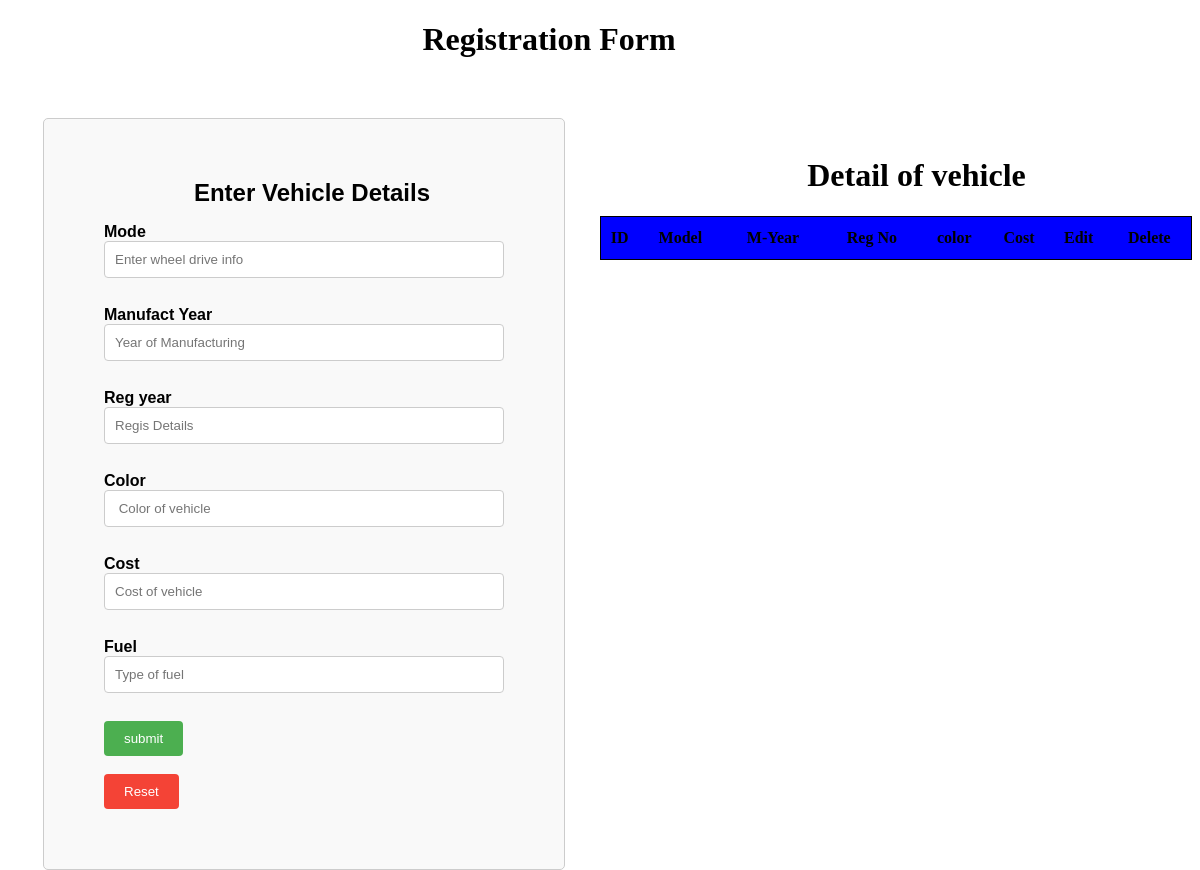
The page /veh/ on the database as committed earlier.
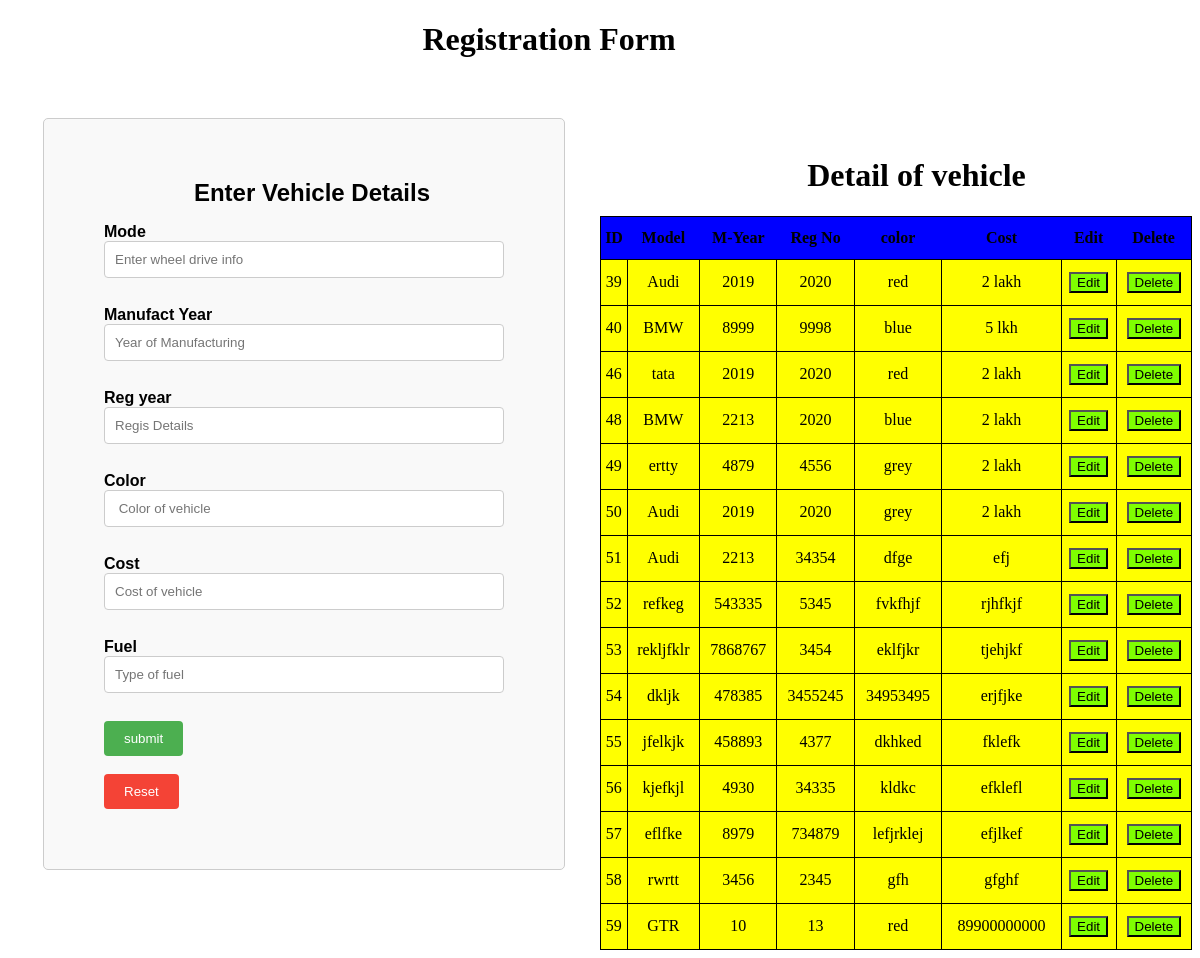
The same page on the database as committed later.
### school/models.py (models this page shows, shortened)
class vehcile(models.Model):
    mode=models.CharField(max_length=50)
    myear=models.PositiveIntegerField()
    reg_no=models.PositiveIntegerField()
    color=models.CharField(max_length=50)
    fuel=models.CharField(max_length=50)
    cost=models.CharField(max_length=50)

### school/views.py (the view, shortened to what this page needs)
# urls.py: path('veh/' ,views.veh ,name='veh'),
def veh(request):
    if request.method=='GET':
        inform = vehcile.objects.all()
        return render(request, 'veh.html', {'info': inform})

### templates/veh.html (shortened to what this page needs)
<!DOCTYPE html>
<html lang="en">
<head>
</head>
<body>
    <h1 id="vb">Registration Form</h1>
    <div id="yt">
    <div class="form-container">
    <form action="" method="post">
        <h1 id="po">Enter Vehicle Details</h1>
     <label for="">Mode</label><br>
     <input type="text" placeholder="Enter wheel drive info" name="mode" value="{{main.mode}}" required><br><br>
      <label for="">Manufact Year</label><br>
     <input type="text" placeholder="Year of Manufacturing" name="year" value="{{main.year}}" required><br><br>
     <label for="">Reg year</label><br>
     <input type="text" placeholder="Regis Details" name="reg" value="{{main.reg}}" required><br><br>
      <label for="">Color</label><br>
     <input type="text" placeholder=" Color of vehicle" name="color"value="{{main.color}}" required><br><br>
     <label for="">Cost</label>
     <input type="text" placeholder="Cost of vehicle" name="cost"value="{{main.cost}}" required><br><br>
     <label for="">Fuel</label><br>
     <input type="text" placeholder="Type of fuel" name="fuel"value="{{main.fuel}}" required><br><br>
     <button type="submit">submit</button><br><br>
     <button type="reset">Reset</button>
    </form>
    </div>
    </div>
    <div>
    <h1>Detail of vehicle</h1>
    <table>
        <tr>
          <th>ID</th>
          <th>Model</th>
          <th>M-Year</th>
          <th>Reg No</th>
          <th>color</th>
          <th>Cost</th>
          <th>Edit</th>
          <th>Delete</th>
          </tr>
        {% for b in info %}
          <tr>
          <td>{{b.id}}</td>
          <td>{{b.mode}} </td>
          <td>{{b.myear}}</td>
          <td>{{b.reg_no}}</td>
          <td>{{b.color}}</td>
          <td>{{b.cost}}</td>
          <td><a href="{% url 'edit' b.id %}"><button>Edit</button></a></td>
          <td><a href="{% url 'dele' b.id %}"><button>Delete</button></a></td>
          </tr>
        {% endfor %}
    </table>
</div>
</body>
</html>

Rows that differ between the two databases and show on the page:
added vehcile: id "39", mode "Audi", myear "2019", reg_no "2020", color "red", cost "2 lakh"
added vehcile: id "40", mode "BMW", myear "8999", reg_no "9998", color "blue", cost "5 lkh"
added vehcile: id "46", mode "tata", myear "2019", reg_no "2020", color "red", cost "2 lakh"
added vehcile: id "48", mode "BMW", myear "2213", reg_no "2020", color "blue", cost "2 lakh"
added vehcile: id "49", mode "ertty", myear "4879", reg_no "4556", color "grey", cost "2 lakh"
added vehcile: id "50", mode "Audi", myear "2019", reg_no "2020", color "grey", cost "2 lakh"
added vehcile: id "51", mode "Audi", myear "2213", reg_no "34354", color "dfge", cost "efj"
added vehcile: id "52", mode "refkeg", myear "543335", reg_no "5345", color "fvkfhjf", cost "rjhfkjf"
added vehcile: id "53", mode "rekljfklr", myear "7868767", reg_no "3454", color "eklfjkr", cost "tjehjkf"
added vehcile: id "54", mode "dkljk", myear "478385", reg_no "3455245", color "34953495", cost "erjfjke"
added vehcile: id "55", mode "jfelkjk", myear "458893", reg_no "4377", color "dkhked", cost "fklefk"
added vehcile: id "56", mode "kjefkjl", myear "4930", reg_no "34335", color "kldkc", cost "efklefl"
added vehcile: id "57", mode "eflfke", myear "8979", reg_no "734879", color "lefjrklej", cost "efjlkef"
added vehcile: id "58", mode "rwrtt", myear "3456", reg_no "2345", color "gfh", cost "gfghf"
added vehcile: id "59", mode "GTR", myear "10", reg_no "13", color "red", cost "89900000000"
